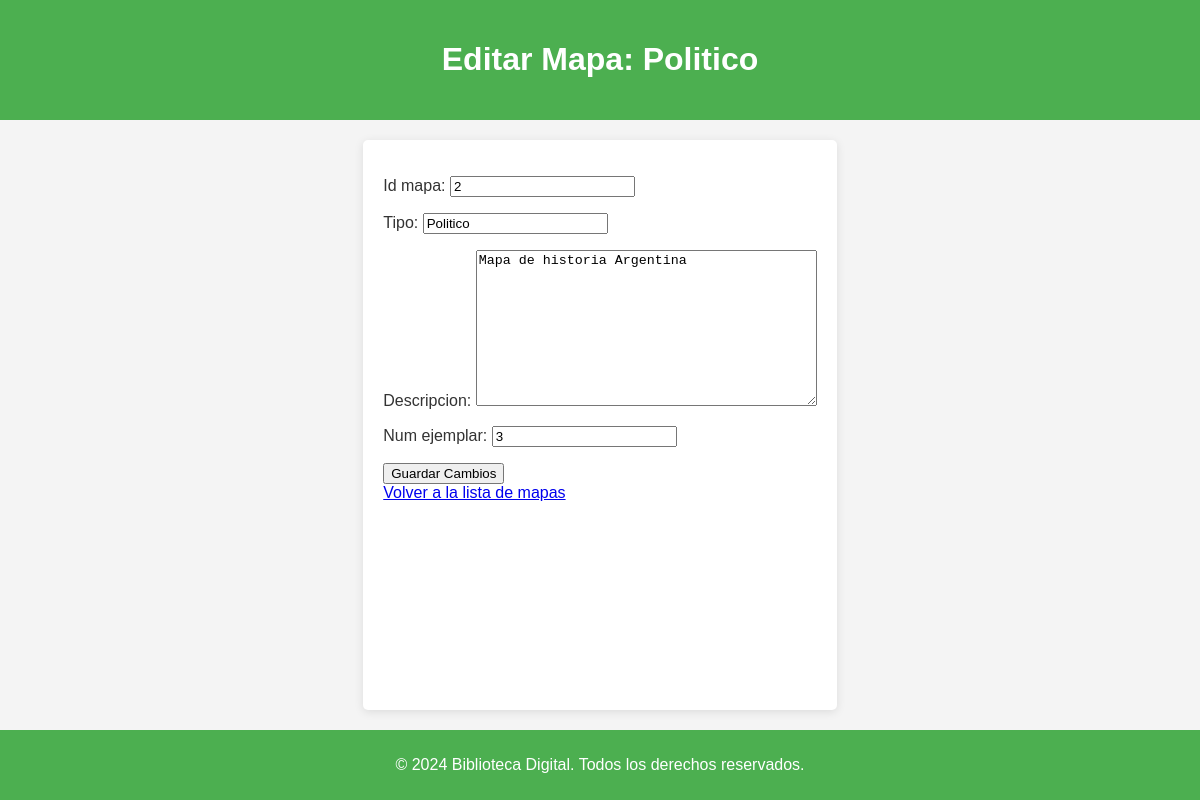
/libros/editar-mapa/2/, run on an earlier commit of the app's database.
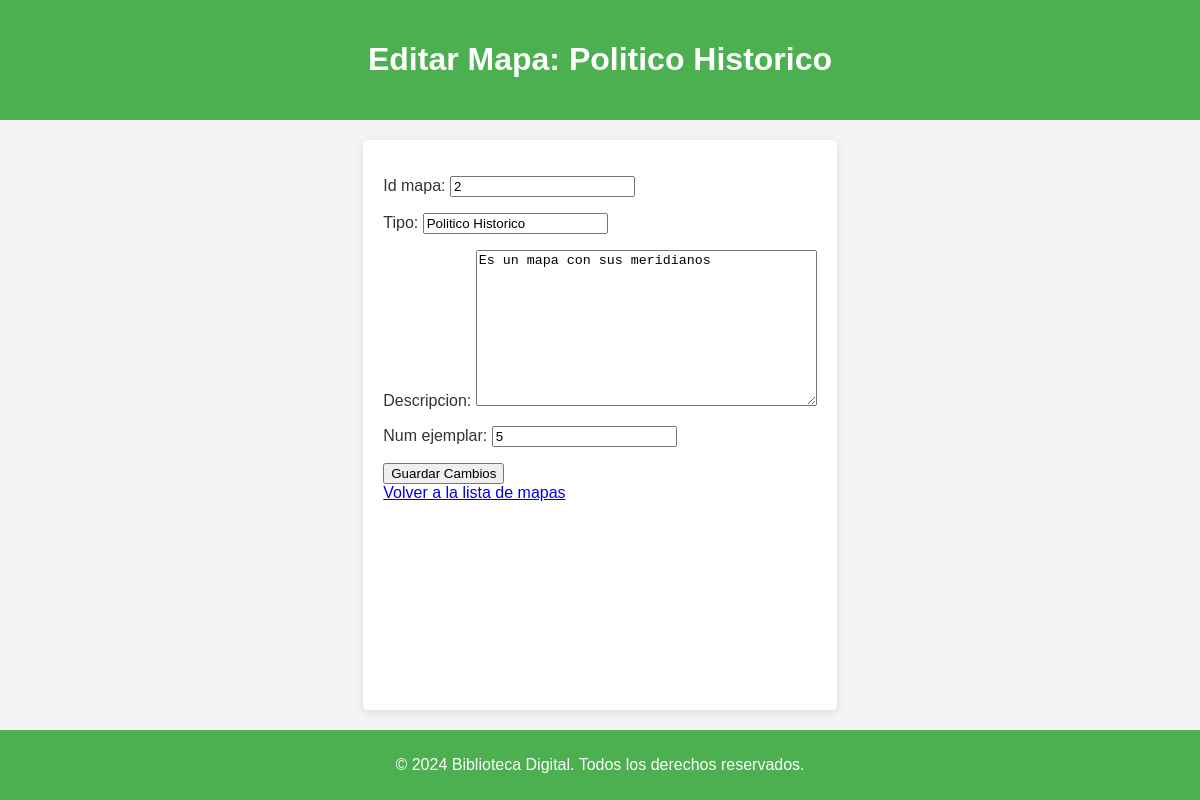
And on a later commit of the database.
### libros/models.py (models this page shows, shortened)
class Inventario(models.Model):
    id_inventario = models.AutoField(primary_key=True)
    estado = models.CharField(max_length=255, null=True, default="Disponible")
    motivo_baja = models.CharField(max_length=255, null=True)
    descripcion = models.TextField(null=True)
    num_ejemplar = models.IntegerField(null=True)
    imagen_rota = models.ImageField(
        upload_to='imagenes_rota/', null=True, blank=True)  # Nuevo campo

class Mapas(Inventario):
    id_mapa = models.IntegerField(primary_key=True)
    tipo = models.CharField(max_length=255)

class Inventario(models.Model):
    id_inventario = models.AutoField(primary_key=True)
    estado = models.CharField(max_length=255, null=True, default="Disponible")
    motivo_baja = models.CharField(max_length=255, null=True)
    descripcion = models.TextField(null=True)
    num_ejemplar = models.IntegerField(null=True)
    imagen_rota = models.ImageField(
        upload_to='imagenes_rota/', null=True, blank=True)  # Nuevo campo

### libros/views.py (the view)
# urls.py: path('editar-mapa/<int:mapa_id>/', editar_mapa, name='editar_mapa'),
def editar_mapa(request, mapa_id):
    mapa = get_object_or_404(Mapas, id_mapa=mapa_id)
    if request.method == 'POST':
        form = MapaForm(request.POST, instance=mapa)
        if form.is_valid():
            form.save()
            return redirect('mapas')
    else:
        form = MapaForm(instance=mapa)
    return render(request, 'libros/editar_mapa.html', {'form': form, 'mapa': mapa})

### libros/forms.py
class MapaForm(forms.ModelForm):
    class Meta:
        model = Mapas
        fields = ['id_mapa', 'tipo', 'descripcion', 'num_ejemplar']  # Agrega los campos que necesites

### libros/templates/libros/editar_mapa.html (shortened to what this page needs)
<!DOCTYPE html>
<html lang="es">
<head>
    {% load static %}
    <link rel="stylesheet" href="{% static 'libros/css/styles.css' %}">
</head>
<body>
    <header>
        <h1>Editar Mapa: {{ mapa.tipo }}</h1>
    </header>
    <main>
        <form method="POST">
            {{ form.as_p }}
            <button type="submit">Guardar Cambios</button>
        </form>
        <a href="{% url 'mapas' %}">Volver a la lista de mapas</a>
    </main>
    <footer>
        <p>&copy; 2024 Biblioteca Digital. Todos los derechos reservados.</p>
    </footer>
</body>
</html>

What changed in the data, as far as the page shows it:
changed Mapas id 2: tipo "Politico" → "Politico Historico"
Also different on the page:
form field descripcion: "Mapa de historia Argentina" → "Es un mapa con sus meridianos"
form field num_ejemplar: "3" → "5"
